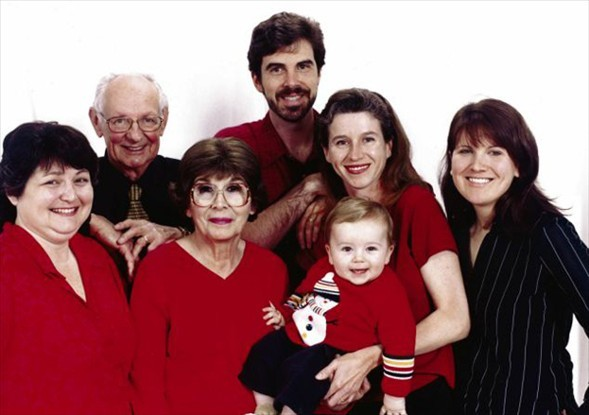
#> input picture 2.jpeg, 589 x 415 px
$ python face-det-pic.py
#> lines starting #> are read from the running program, lines starting #| are printed output that depends on the picture; after the words box and inside, x2 and y2 are one past the last pixel; in counts of white or black regions, pixels touching at a corner belong together
#> further down, image is the input picture: shape (415, 589, 3); mean R, G, B 148.3, 103.8, 107.4
import cv2
import imageio

# Cascade yükleme
face_cascade = cv2.CascadeClassifier('haarcascade-frontalface-default.xml')
eye_cascade = cv2.CascadeClassifier('haarcascade-eye.xml')

# Tanıma yapacak fonksiyon
def detect(frame):
    gray = cv2.cvtColor(frame, cv2.COLOR_BGR2GRAY)
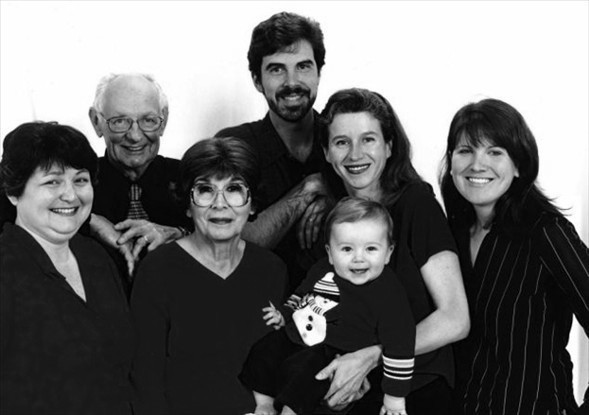
#> gray: shape (415, 589); min 0, max 255, mean 110
    faces = face_cascade.detectMultiScale(gray, 1.3, 5)
#> faces = [[321, 113, 72, 72], [182, 161, 77, 77], [327, 222, 67, 67], [251, 38, 78, 78], [442, 121, 77, 77], [28, 152, 78, 78]]
    for (x, y, w, h) in faces:
        cv2.rectangle(frame, (x, y), (x+w, y+h), (255, 0, 0), 2)
        roi_gray = gray[y:y+h, x:x+w]
        roi_color = frame[y:y+h, x:x+w]
        eyes = eye_cascade.detectMultiScale(roi_gray, 1.1, 3)
        for (ex, ey, ew, eh) in eyes:
            cv2.rectangle(roi_color, (ex, ey), (ex+ew, ey+eh), (0, 255, 0), 2)
#> this loop made 6 passes
#> (x, y, w, h, eyes) on passes 1, 4, 6: (321, 113, 72, 72, [[36, 16, 22, 22], [10, 18, 22, 22]]), (251, 38, 78, 78, [[12, 17, 25, 25], [40, 17, 21, 21]]), (28, 152, 78, 78, [[42, 18, 21, 21], [13, 20, 21, 21]])
#> pass 1, in detect, `roi_color = frame[y:y+h, x:x+w]`:
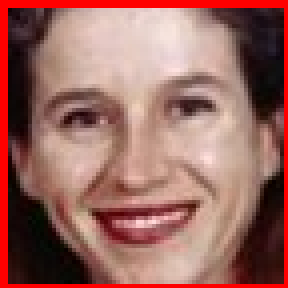
#> roi_color: shape (72, 72, 3) (shown 4 times larger); mean R, G, B 155.2, 103.5, 95.8
#> pass 2, in detect, `roi_color = frame[y:y+h, x:x+w]`:
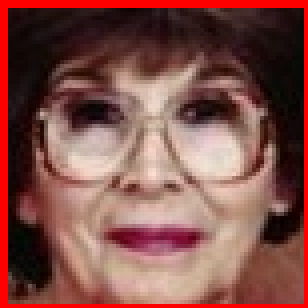
#> roi_color: shape (77, 77, 3) (shown 4 times larger); mean R, G, B 129.8, 79.2, 72.7
#> after the loop:
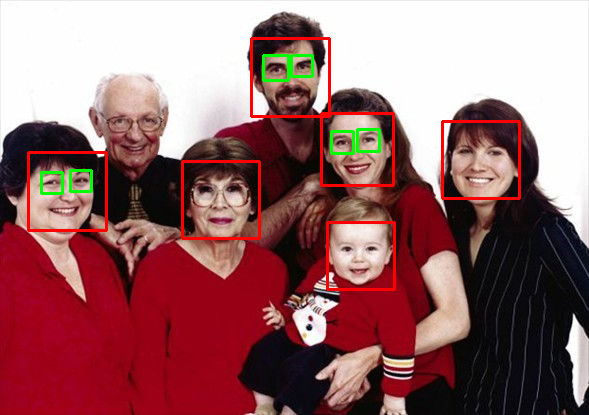
#> frame: shape (415, 589, 3); 2.83% of pixels changed, all inside (x1, y1, x2, y2) = (27, 37, 521, 291)
#> after the loop:
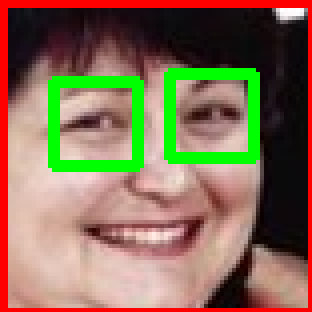
#> roi_color: shape (78, 78, 3) (shown 4 times larger); mean R, G, B 134.6, 110.8, 85.9
#> after the loop:
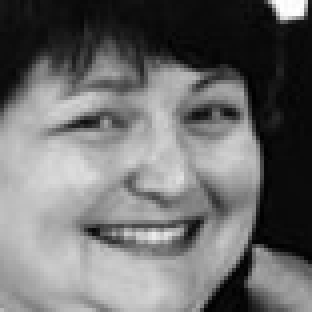
#> roi_gray: shape (78, 78) (shown 4 times larger); min 1, max 255, mean 109.4
    return frame

# Proje klasörü içerisindeki image.jpg dosyasında yüz ve göz tespiti yapılıyor.
# Daha sonra cikis.jpg dosyasına yazılıyor.
# Dosya isimlerini değiştirebilirsiniz.
image = imageio.imread('2.jpeg')
image = detect(frame=image)
imageio.imwrite('cikis.jpg', image)
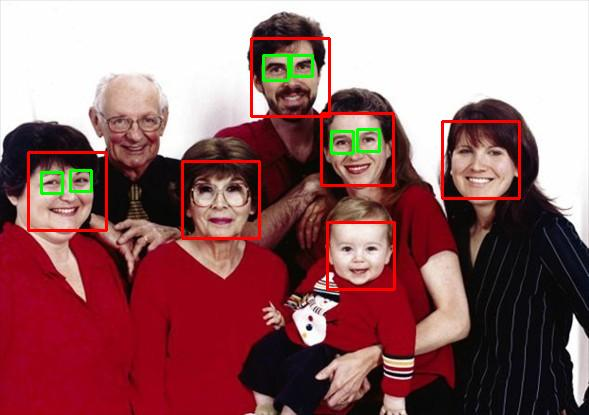
#> saved as cikis.jpg: shape (415, 589, 3); mean R, G, B 150.4, 103.1, 105
